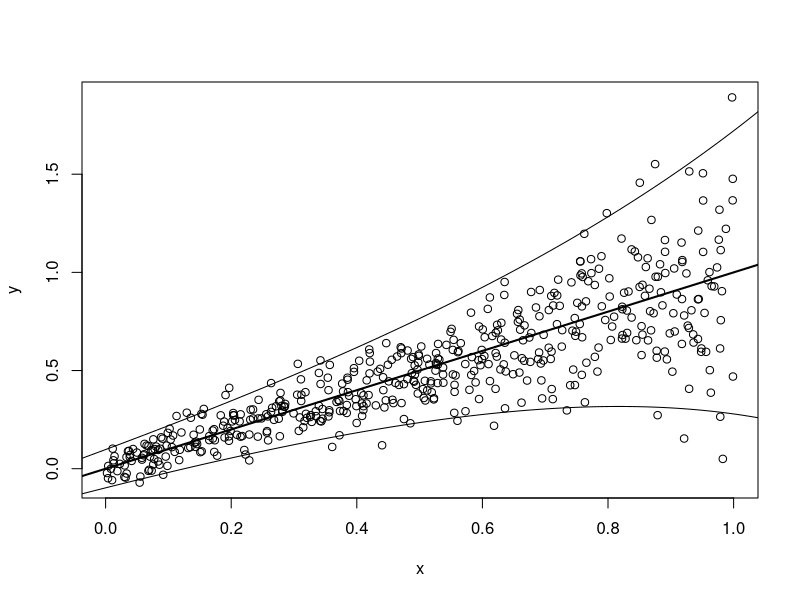

Generate this figure with R:
## ---- chunk 1
knitr::opts_chunk$set(echo = TRUE)

## ---- chunk 2
# automatically create a bib database for R packages
knitr::write_bib(c(
  .packages(), 'R6', 'knitr', 'rmarkdown', 'asp20model', 'gamboostLSS','mboost', 'tidyverse'  
), 'packages.bib')
## ---- chunk 3
n <- 500
x <- runif(n)
y <- x + rnorm(n, sd = exp(-3 + 2 * x))
plot(x, y)
abline(0, 1, lwd = 2)
curve(x + 1.96 * exp(-3 + 2 * x), -0.1, 1.1, add = TRUE)
curve(x - 1.96 * exp(-3 + 2 * x), -0.1, 1.1, add = TRUE)
